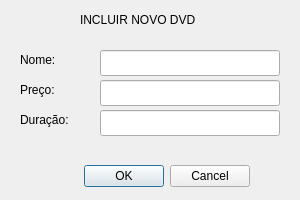
<?xml version="1.0" encoding="UTF-8"?>
<ui version="4.0">
 <class>IncluirDVD</class>
 <widget class="QDialog" name="IncluirDVD">
  <property name="geometry">
   <rect>
    <x>0</x>
    <y>0</y>
    <width>300</width>
    <height>200</height>
   </rect>
  </property>
  <property name="windowTitle">
   <string>Incluir DVD</string>
  </property>
  <property name="windowIcon">
   <iconset>
    <normaloff>../../../Downloads/dvd3.png</normaloff>../../../Downloads/dvd3.png</iconset>
  </property>
  <widget class="QDialogButtonBox" name="buttonBox_DVD">
   <property name="geometry">
    <rect>
     <x>60</x>
     <y>160</y>
     <width>190</width>
     <height>32</height>
    </rect>
   </property>
   <property name="orientation">
    <enum>Qt::Horizontal</enum>
   </property>
   <property name="standardButtons">
    <set>QDialogButtonBox::Cancel|QDialogButtonBox::Ok</set>
   </property>
  </widget>
  <widget class="QLabel" name="label">
   <property name="geometry">
    <rect>
     <x>80</x>
     <y>10</y>
     <width>141</width>
     <height>20</height>
    </rect>
   </property>
   <property name="text">
    <string>INCLUIR NOVO DVD</string>
   </property>
  </widget>
  <widget class="QLabel" name="label_2">
   <property name="geometry">
    <rect>
     <x>20</x>
     <y>50</y>
     <width>63</width>
     <height>20</height>
    </rect>
   </property>
   <property name="text">
    <string>Nome:</string>
   </property>
  </widget>
  <widget class="QLabel" name="label_3">
   <property name="geometry">
    <rect>
     <x>20</x>
     <y>80</y>
     <width>63</width>
     <height>20</height>
    </rect>
   </property>
   <property name="text">
    <string>Preço:</string>
   </property>
  </widget>
  <widget class="QLabel" name="label_4">
   <property name="geometry">
    <rect>
     <x>20</x>
     <y>110</y>
     <width>63</width>
     <height>20</height>
    </rect>
   </property>
   <property name="text">
    <string>Duração:</string>
   </property>
  </widget>
  <widget class="QLineEdit" name="nome_DVD">
   <property name="geometry">
    <rect>
     <x>100</x>
     <y>50</y>
     <width>180</width>
     <height>26</height>
    </rect>
   </property>
  </widget>
  <widget class="QLineEdit" name="preco_DVD">
   <property name="geometry">
    <rect>
     <x>100</x>
     <y>80</y>
     <width>180</width>
     <height>26</height>
    </rect>
   </property>
  </widget>
  <widget class="QLineEdit" name="durac_DVD">
   <property name="geometry">
    <rect>
     <x>100</x>
     <y>110</y>
     <width>180</width>
     <height>26</height>
    </rect>
   </property>
  </widget>
 </widget>
 <resources/>
 <connections>
  <connection>
   <sender>buttonBox_DVD</sender>
   <signal>accepted()</signal>
   <receiver>IncluirDVD</receiver>
   <slot>accept()</slot>
   <hints>
    <hint type="sourcelabel">
     <x>248</x>
     <y>254</y>
    </hint>
    <hint type="destinationlabel">
     <x>157</x>
     <y>274</y>
    </hint>
   </hints>
  </connection>
  <connection>
   <sender>buttonBox_DVD</sender>
   <signal>rejected()</signal>
   <receiver>IncluirDVD</receiver>
   <slot>reject()</slot>
   <hints>
    <hint type="sourcelabel">
     <x>316</x>
     <y>260</y>
    </hint>
    <hint type="destinationlabel">
     <x>286</x>
     <y>274</y>
    </hint>
   </hints>
  </connection>
 </connections>
</ui>
